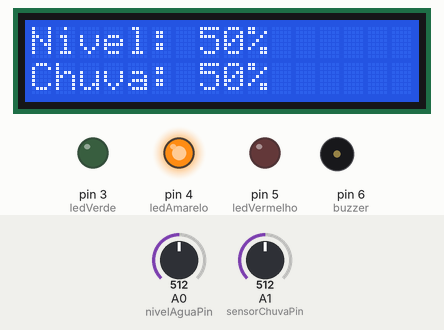
Bench run of a sketch on a simulated Arduino Uno, built with avr-gcc and run on an emulated ATmega328P. Shown: 16×2 character LCD, output pins drawn as LEDs (lit = HIGH), buzzer (waves = sounding). Inputs (shaded band) come from the test bench; at power-on: A0 (nivelAguaPin) = 512, A1 (sensorChuvaPin) = 512. What the sketch prints to the serial monitor is not drawn.

Above: at 3.2 s.
3.3 s: A0 (nivelAguaPin) set to 320
At 4.6 s:
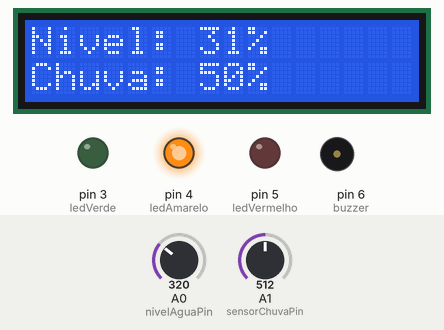
5.5 s: A0 (nivelAguaPin) set to 299
At 6.5 s:
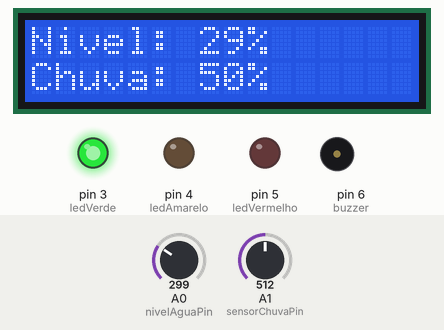
7.5 s: A0 (nivelAguaPin) set to 900
At 8.4 s:
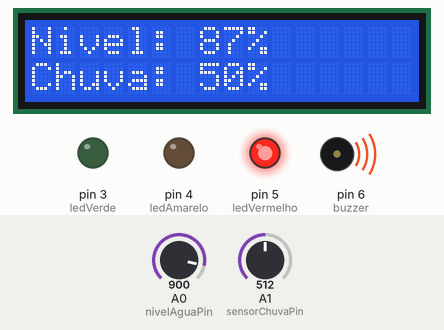
9.6 s: A1 (sensorChuvaPin) set to 716
At 11.3 s:
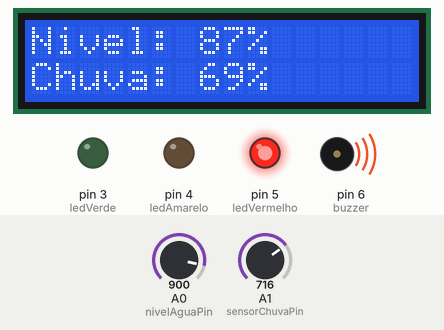
11.6 s: A1 (sensorChuvaPin) set to 900
At 13.3 s:
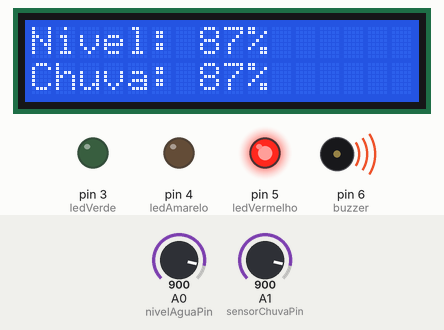
13.6 s: A1 (sensorChuvaPin) set to 1023
At 15.3 s:
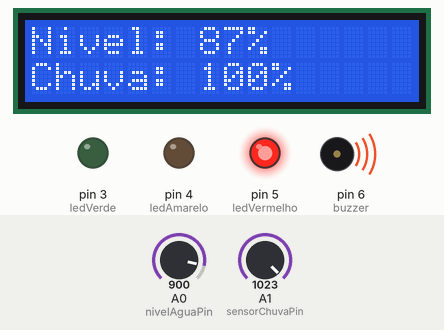
Timing chart, 0 to 16.6 s (numbered marks = the images above; inputs shaded):
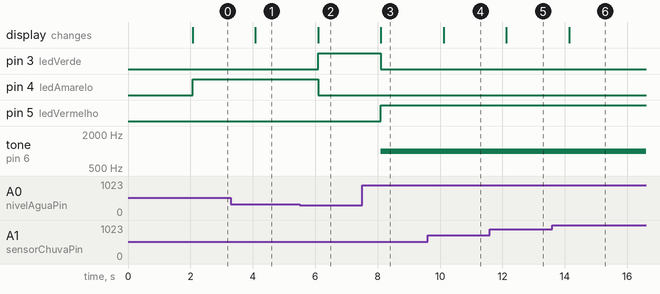

The sketch:

sketch.ino
```cpp
#include <LiquidCrystal.h>

// Definição de pinos
const int nivelAguaPin = A0;
const int sensorChuvaPin = A1;
const int ledVerde = 3;
const int ledAmarelo = 4;
const int ledVermelho = 5;
const int buzzer = 6;
LiquidCrystal lcd(7, 8, 9, 10, 11, 12);

int nivelAguaAnterior = 0;

void setup() {
  pinMode(sensorChuvaPin, INPUT);
  pinMode(ledVerde, OUTPUT);
  pinMode(ledAmarelo, OUTPUT);
  pinMode(ledVermelho, OUTPUT);
  pinMode(buzzer, OUTPUT);
  Serial.begin(9600);

  lcd.begin(16, 2);
  lcd.print("Sist. de Alerta");
  lcd.setCursor(0, 1);
  lcd.print("Risco de alagam.");
  delay(2000);
  lcd.clear();
}

void loop() {
  int nivelAgua = analogRead(nivelAguaPin);
  int chuvaValor = analogRead(sensorChuvaPin);

  int nivelPercentual = map(nivelAgua, 0, 1023, 0, 100);
  int chuvaPercentual = map(chuvaValor, 0, 1023, 0, 100);

  bool estaChovendo = chuvaPercentual > 50;  // Exemplo de limite para chuva


  // Verifica se o nível de água está subindo
  bool nivelSubindo = nivelPercentual > nivelAguaAnterior;

  // Atualiza LCD
  lcd.setCursor(0, 0);
  lcd.print("Nivel: ");
  lcd.print(nivelPercentual);
  lcd.print("%   ");

  lcd.setCursor(0, 1);
  lcd.print("Chuva: ");
  lcd.print(chuvaPercentual);
  lcd.print("%     ");

  // Debug no Serial Monitor
  Serial.print("Nivel: ");
  Serial.print(nivelPercentual);
  Serial.print(" | Chuva: ");
  Serial.println(chuvaPercentual);
  Serial.print("% | Subindo: ");
  Serial.println(nivelSubindo);


  //  Lógica combinada para alerta
  if (nivelPercentual < 30 ) {
    digitalWrite(ledVerde, HIGH);
    digitalWrite(ledAmarelo, LOW);
    digitalWrite(ledVermelho, LOW);
    noTone(buzzer);
  }
  else if ((nivelPercentual >= 30 && nivelPercentual < 70)) {
    digitalWrite(ledVerde, LOW);
    digitalWrite(ledAmarelo, HIGH);
    digitalWrite(ledVermelho, LOW);
    noTone(buzzer);
  }
  else { //  Alerta máximo se qualquer um estiver alto
    digitalWrite(ledVerde, LOW);
    digitalWrite(ledAmarelo, LOW);
    digitalWrite(ledVermelho, HIGH);
    tone(buzzer, 1000);
  }

  delay(1000);
}
```

Measured:
- the behaviour switches between 307 and 306 on A0 (nivelAguaPin) (found by bisection; images 1 and 2)
- after the input at 3.3 s, the display: changes after 0.78 s (image 1)
- after the input at 5.5 s, pin 3 (ledVerde): LOW → HIGH after 0.59 s; pin 4 (ledAmarelo): HIGH → LOW after 0.59 s; the display: changes after 0.59 s (image 2)
- after the input at 7.5 s, pin 3 (ledVerde): HIGH → LOW after 0.60 s; pin 5 (ledVermelho): LOW → HIGH after 0.60 s; tone on pin 6 (buzzer): silent → 1000 Hz after 0.60 s; the display: changes after 0.60 s (image 3)
- after the input at 9.6 s, the display: changes after 0.51 s (image 4)
- after the input at 11.6 s, the display: changes after 0.52 s (image 5)
- after the input at 13.6 s, the display: changes after 0.53 s (image 6)
